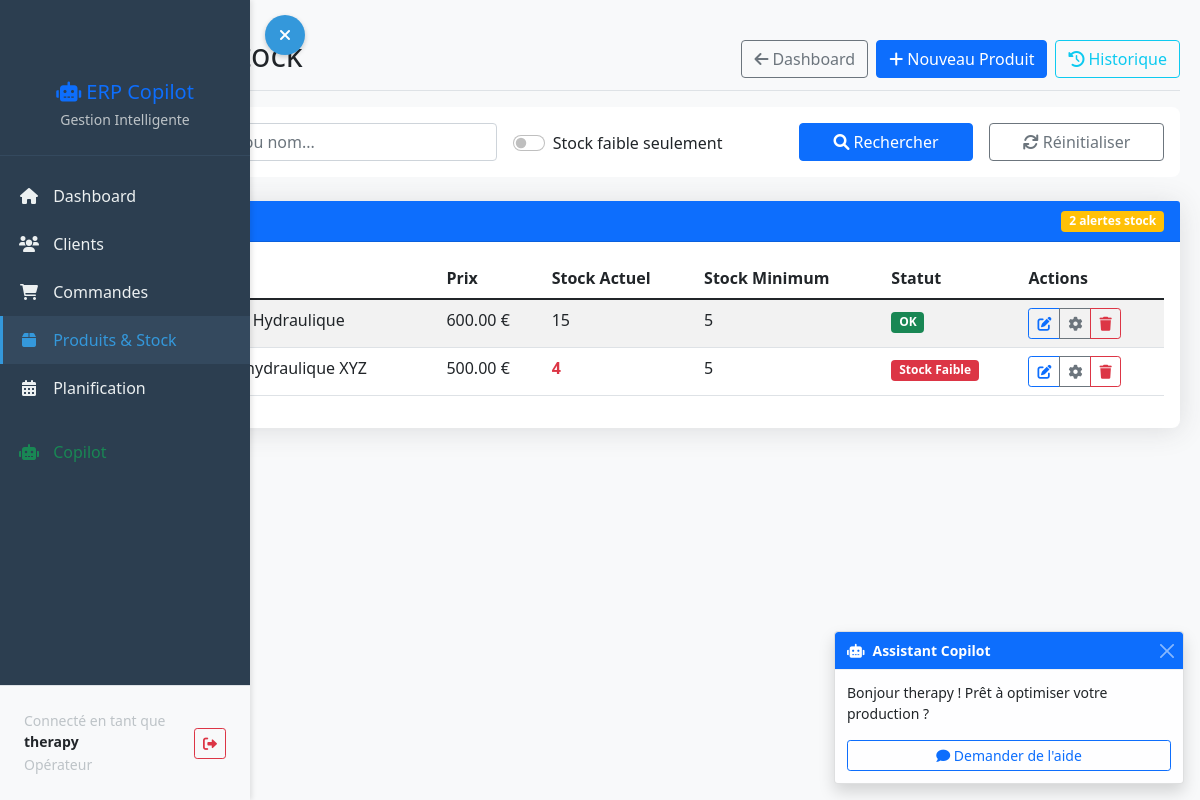
Page /products/ (signed in) on the earlier database version.
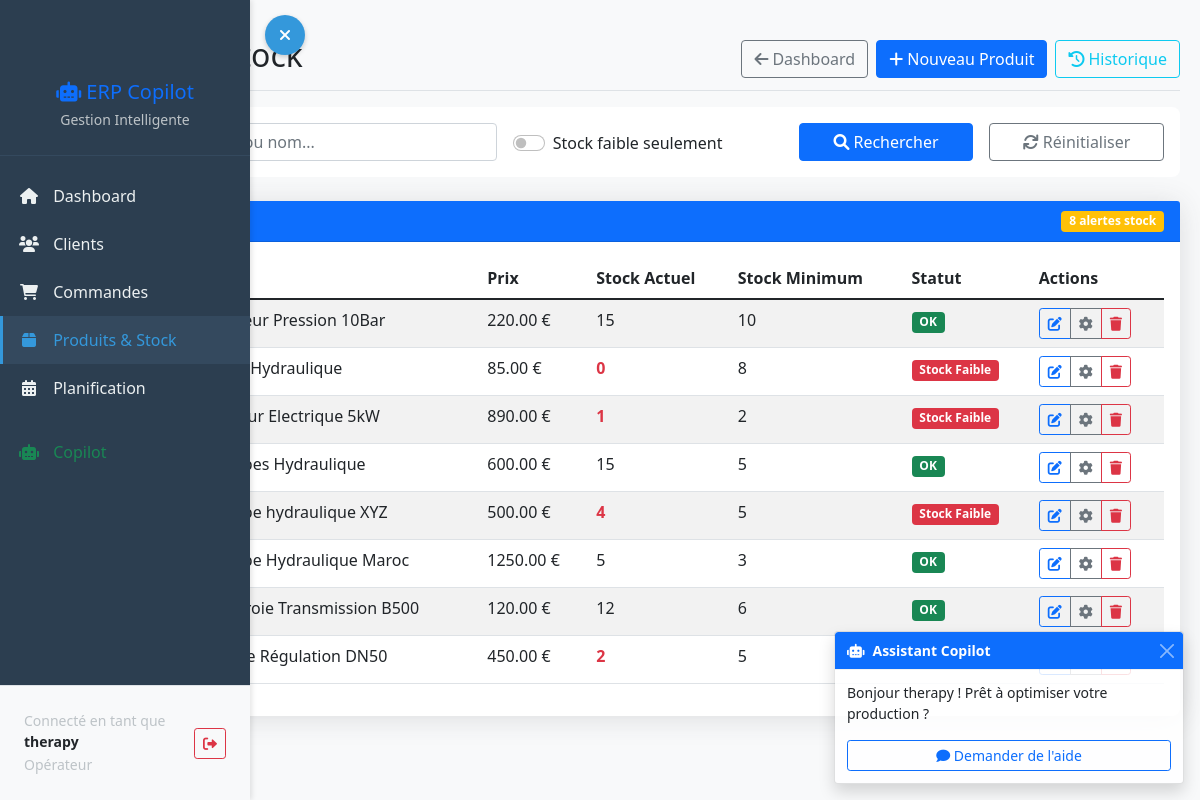
Same page on the later database version.
### dashboard/models.py (models this page shows, shortened)
class Product(models.Model):
    reference = models.CharField(max_length=50, unique=True)
    name = models.CharField(max_length=100)
    description = models.TextField(blank=True)
    price = models.DecimalField(max_digits=10, decimal_places=2)
    min_stock = models.IntegerField(default=5)
    current_stock = models.IntegerField(default=0)
    created_at = models.DateTimeField(auto_now_add=True)
    @property
    def is_low_stock(self):
        return self.current_stock <= self.min_stock
    is_active = models.BooleanField(default=True)
    archived_at = models.DateTimeField(null=True, blank=True)

### dashboard/views.py (the view)
# urls.py: path('products/', views.product_list, name='product_list'),
@login_required
def product_list(request):
    products = Product.objects.filter(is_active=True).order_by('reference')
    search_query = request.GET.get('search', '')
    if search_query:
        products = products.filter(
            Q(reference__icontains=search_query) |
            Q(name__icontains=search_query)
        )
    low_stock = request.GET.get('low_stock', '')
    if low_stock == 'on':
        products = products.filter(current_stock__lte=F('min_stock'))
    return render(request, 'dashboard/products/product_list.html', {
        'products': products,
        'search_query': search_query,
        'low_stock': low_stock,
    })

### templates/dashboard/products/product_list.html (shortened to what the changed rows need)
{% extends 'base.html' %}
{% block content %}
<div class="d-flex justify-content-between flex-wrap flex-md-nowrap align-items-center pt-3 pb-2 mb-3 border-bottom">
    <h1 class="h2">
        Produits & Stock
    </h1>
</div>
<div class="row">
    <div class="col-12">
        <div class="card shadow">
            <div class="card-header bg-primary text-white d-flex justify-content-between align-items-center">
                <h5 class="mb-0">Produits ({{ products.count }})</h5>
                <span class="badge bg-warning">
                    {{ products.filter|default:products|length }} alertes stock
                </span>
            </div>
            <div class="card-body">
                <div class="table-responsive">
                    <table class="table table-striped table-hover">
                        <thead>
                            <tr>
                                <th>Référence</th>
                                <th>Nom</th>
                                <th>Prix</th>
                                <th>Stock Actuel</th>
                                <th>Stock Minimum</th>
                                <th>Statut</th>
                                <th>Actions</th>
                            </tr>
                        </thead>
                        <tbody>
                            {% for product in products %}
                            <tr>
                                <td><strong>{{ product.reference }}</strong></td>
                                <td>{{ product.name }}</td>
                                <td>{{ product.price }} €</td>
                                <td>
                                    <span class="{% if product.is_low_stock %}text-danger fw-bold{% endif %}">
                                        {{ product.current_stock }}
                                    </span>
                                </td>
                                <td>{{ product.min_stock }}</td>
                                <td>
                                    {% if product.is_low_stock %}
                                        <span class="badge bg-danger">Stock Faible</span>
                                    {% else %}
                                        <span class="badge bg-success">OK</span>
                                    {% endif %}
                                </td>
                                <td>
                                    <div class="btn-group btn-group-sm">
                                        <button class="btn btn-outline-primary"
                                                data-bs-toggle="modal"
                                                data-bs-target="#adjustStockModal{{ product.id }}"
                                                title="Ajuster le stock">
                                            <i class="fas fa-edit"></i>
                                        </button>
                                        <a href="{% url 'edit_product' product.id %}"
                                           class="btn btn-outline-secondary" title="Modifier">
                                            <i class="fas fa-cog"></i>
                                        </a>
                                        <a href="{% url 'delete_product' product.id %}"
                                           class="btn btn-outline-danger" title="Supprimer">
                                            <i class="fas fa-trash"></i>
                                        </a>
                                    </div>
                                </td>
                            </tr>
                            {% endfor %}
                        </tbody>
                    </table>
                </div>
            </div>
        </div>
    </div>
</div>
{% endblock %}

Differences in the rows shown:
added Product: name "Capteur Pression 10Bar", price "220.00", current_stock "15", min_stock "10", shows "OK"
added Product: name "Filtre Hydraulique", price "85.00", current_stock "0", min_stock "8", shows "Stock Faible"
added Product: name "Moteur Electrique 5kW", price "890.00", current_stock "1", min_stock "2", shows "Stock Faible"
added Product: name "Pompe Hydraulique Maroc", price "1250.00", current_stock "5", min_stock "3", shows "OK"
added Product: name "Courroie Transmission B500", price "120.00", current_stock "12", min_stock "6", shows "OK"
added Product: name "Vanne Régulation DN50", price "450.00", current_stock "2", min_stock "5"
Other differences:
{{ products.filter|default:products|length }}: "2" → "8"
